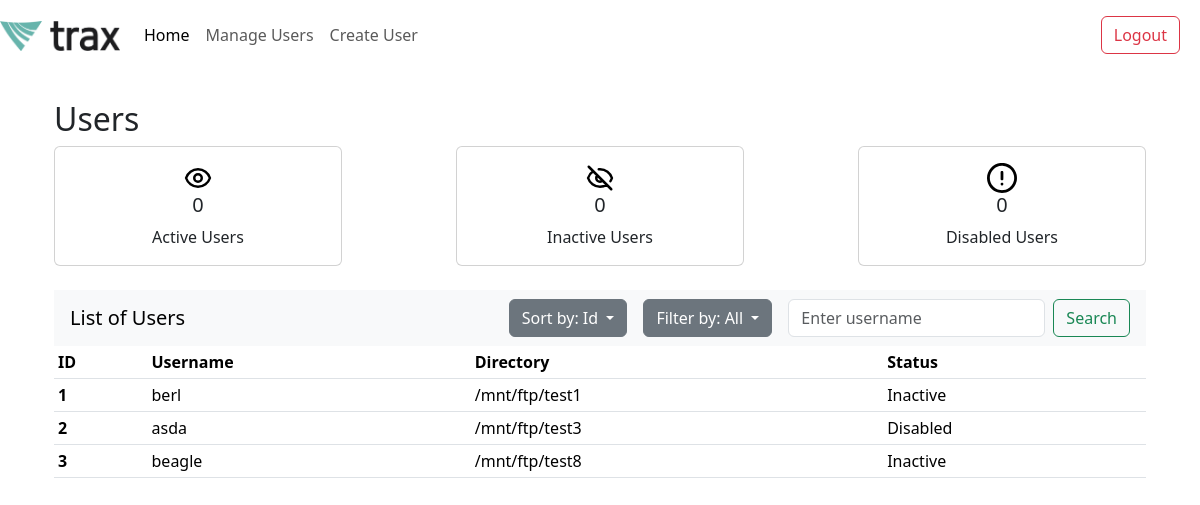
Screenshot of /home (signed in) with the database file from the repository.
### app.py (models this page shows, shortened)
class User(db.Model):
    id = db.Column(db.Integer, primary_key=True)
    username = db.Column(db.String(80), nullable=False, unique=True)
    password = db.Column(db.String(120), nullable=False)
    directory = db.Column(db.String(120), nullable=False)
    status = db.Column(db.String(10), nullable=False)
    login_count = db.Column(db.Integer, default=0)
    last_login = db.Column(db.DateTime, nullable=True)
    last_modified = db.Column(db.DateTime, default=datetime.utcnow, onupdate=datetime.utcnow)
    bytes_uploaded = db.Column(db.BigInteger, default=0)
    bytes_downloaded = db.Column(db.BigInteger, default=0)
    files_uploaded = db.Column(db.Integer, default=0)
    files_downloaded = db.Column(db.Integer, default=0)

### app.py (the view)
@app.route('/home', methods=['GET'])
def home():
    if not session.get("username"):
        return redirect("/login")
    sort_by = request.args.get('sort_by', 'id')
    filter_status = request.args.get('filter_by', 'all')
    search_query = request.args.get('search', '')
    users = get_filtered_sorted_users(sort_by, filter_status, search_query)
    return render_template('home.html', users=users)

### app.py (called while the page is built)
def get_filtered_sorted_users(sort_by='id', filter_status='all', search_query=''):
    query = User.query
    if filter_status == 'active':
        query = query.filter_by(status='Active')
    elif filter_status == 'inactive':
        query = query.filter(User.status.in_(['Inactive', 'Disabled']))
    elif filter_status == 'all':
        query = query.filter(User.status.in_(['Active', 'Inactive', 'Disabled']))
    if sort_by == 'username':
        query = query.order_by(User.username)
    elif sort_by == 'id':
        query = query.order_by(User.id)
    elif sort_by == 'directory':
        query = query.order_by(User.directory)
    if search_query:
        query = query.filter(User.username.like(f'%{search_query}%'))  # case insensitive search
    return query.all()

### templates/home.html (shortened to what this page needs)
<!DOCTYPE html>
<html lang="en">
<head>
</head>
<body>
    {% extends "index.html" %}
    {% block content %}
    <div class="container">
        <h2>Users</h2>
        {% include 'card_component.html' %}
        <div class="table-responsive">
            {% include 'user_table.html' %}
        </div>
    </div>
    {% endblock %}

### templates/index.html (shortened to what this page needs)
<!DOCTYPE html>
<html lang="en">
<head>
    <link href="https://cdn.jsdelivr.net/npm/bootstrap@5.3.3/dist/css/bootstrap.min.css" rel="stylesheet">
    <link rel="stylesheet" href="{{ url_for('static', filename='home.css') }}">
    <link rel="stylesheet" href="{{ url_for('static', filename='manage-user.css') }}">
    <link rel="stylesheet" href="{{ url_for('static', filename='create-user.css') }}">
  </head>
<body>
    <nav class="navbar navbar-expand-lg navbar-light" style="background-color: white;" aria-label="Main navigation">
      <a href="{{ url_for('home') }}" class="navbar-brand">
        <img src="{{ url_for('static', filename='img/trax logo.jpg') }}" width="120" height="30" alt="Trax Tech Logo">
      </a>
      <div id="navbarNavAltMarkup" class="collapse navbar-collapse">
        <div class="navbar-nav">
            <a href="{{ url_for('home') }}" class="nav-item nav-link {% if request.endpoint == 'home' %}active{% endif %}">Home</a>
            <a class="nav-item nav-link {% if request.endpoint == 'manage_user' %}active{% endif %}">Manage Users</a>
            <a href="{{ url_for('create_user') }}" class="nav-item nav-link {% if request.endpoint == 'create_user' %}active{% endif %}">Create User</a>
        </div>
      </div>
      <nav class="navbar navbar-light" style="background-color: white;" aria-label="Secondary navigation">
        <form class="form-inline">
          <button class="btn btn-outline-danger" type="button" style="margin-right: 20px" onclick="logout()">Logout</button>
        </form>
      </nav>
    </nav>
    <section id="content" class="content-section">
      <div class="container">
        {% block content %}
        {% endblock %}
      </div>
    </section>
</body>
</html>

### templates/card_component.html (shortened to what this page needs)
<!DOCTYPE html>
<html lang="en">
<head>
</head>
<body>
    <div class="card-container d-flex justify-content-between">
        <div class="card text-center" style="width: 18rem;">
            <div class="card-body">
                <img src="static/img/eye-svgrepo-com.svg" alt="Active Card Icon" style="width: 30px; height: 30px;">
                <h5 id="active-users" class="card-title">0</h5>
                <p class="card-text">Active Users</p>
            </div>
        </div>
        <div class="card text-center" style="width: 18rem;">
            <div class="card-body">
                <img src="static/img/eye-slash-svgrepo-com.svg" alt="Inactive Card Icon" style="width: 30px; height: 30px;">
                <h5 id="inactive-users" class="card-title">0</h5>
                <p class="card-text">Inactive Users</p>
            </div>
        </div>
        <div class="card text-center" style="width: 18rem;">
            <div class="card-body">
                <img src="static/img/error-16-svgrepo-com.svg" alt="Disabled Card Icon" style="width: 30px; height: 30px;">
                <h5 id="disabled-users" class="card-title">0</h5>
                <p class="card-text">Disabled Users</p>
            </div>
        </div>
    </div>
</body>
</html>

### templates/user_table.html (shortened to what this page needs)
<!DOCTYPE html>
<html lang="en">
<head>
</head>
<body>
    <nav class="navbar navbar-light bg-light justify-content-between mt-4">
        <a class="navbar-brand ms-3">List of Users</a>
        <form class="form-inline d-flex align-items-center" method="GET">
            <div class="dropdown me-3">
                <button class="btn btn-secondary dropdown-toggle" type="button" id="sortDropdown" data-bs-toggle="dropdown" aria-expanded="false">
                    Sort by: {{ request.args.get('sort_by', 'ID') | title }}
                </button>
            </div>
            <div class="dropdown me-3">
                <button class="btn btn-secondary dropdown-toggle" type="button" id="filterDropdown" data-bs-toggle="dropdown" aria-expanded="false">
                    Filter by: {{ request.args.get('filter_by', 'All') | title }}
                </button>
            </div>
            <input class="form-control mr-sm-5" type="search" placeholder="Enter username" aria-label="Search" name="search" value="{{ request.args.get('search', '') }}">
            <button class="btn btn-outline-success ms-2 me-3 my-2 my-sm-0" type="submit">Search</button>
        </form>
    </nav>
    <table class="table table-hover table-sm">
        <thead>
          <tr>
            <th scope="col">ID</th>
            <th scope="col">Username</th>
            <th scope="col">Directory</th>
            <th scope="col">Status</th>
          </tr>
        </thead>
        <tbody>
            {% if users %}
                {% for user in users %}
                <tr onclick=window.location.href="{{ url_for('manage_user', user_id=user.id) }}" style="cursor: pointer;">
                    <th scope="row">{{ user.id }}</th>
                    <td>{{ user.username }}</td>
                    <td>{{ user.directory }}</td>
                    <td>{{ user.status }}</td>
                </tr>
                {% endfor %}
            {% else %}
                <tr>
                    <td colspan="4" class="text-center">No users found</td>
                </tr>
            {% endif %}
        </tbody>
    </table>
</body>
</html>

### static/home.css (style rules this page uses)
.content-section { margin: 30px; }

### static/manage-user.css (style rules this page uses)
.content-section { margin: 30px; }

### rows the page displays
User: id "1", username "berl", directory "/mnt/ftp/test1", status "Inactive"
User: id "2", username "asda", directory "/mnt/ftp/test3", status "Disabled"
User: id "3", username "beagle", directory "/mnt/ftp/test8", status "Inactive"

### other values shown
{{ request.args.get('sort_by', 'ID') | title }} "Id"
{{ request.args.get('filter_by', 'All') | title }} "All"
